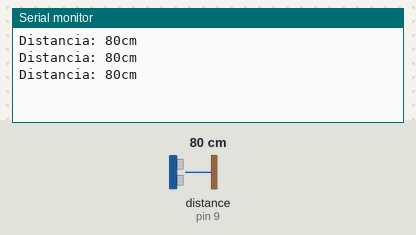
This sketch was run on a simulated Arduino Uno, built with avr-gcc and run on an emulated ATmega328P. On the bench: the last lines printed to the serial monitor. Inputs (shaded band) come from the test bench; at power-on: distance to the obstacle (sensor on pin 9) 80 cm. The echo pulse lasts 58.3 µs per cm.

Above: at 1.3 s.
1.4 s: distance to the obstacle (sensor on pin 9) set to 2 cm
At 1.9 s:
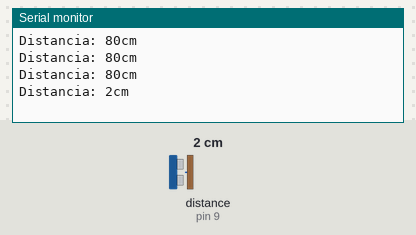
2.9 s: distance to the obstacle (sensor on pin 9) set to 4 cm
At 3.4 s:
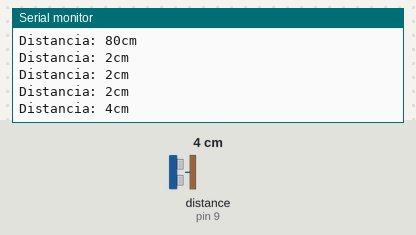
Timing chart, 0 to 5.9 s (numbered marks = the images above; inputs shaded):
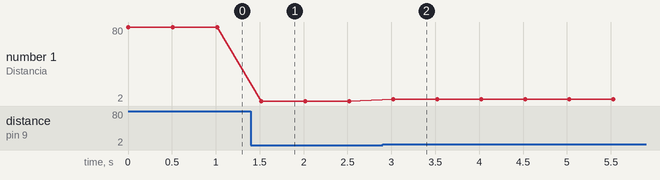

Measured:
- after the input at 1.4 s, the serial monitor: prints a new line after 0.12 s (image 1)
- after the input at 2.9 s, the serial monitor: prints a new line after 0.12 s (image 2)
- plotted number 1: 80 → 2 after the input at 1.4 s, 2 → 4 after the input at 2.9 s

The sketch:

SensorUltrassonico_test.ino
```cpp
// inclusao da biblioteca para o sensor HC-SR04
#include <Ultrasonic.h>


// definicao de constantes e variaveis
#define TRIGGER_PIN 10 // pino do disparador sonico (PWM)
#define ECHO_PIN 9 // pino do receptor de echo (PWM)
long distancia = 0;
Ultrasonic ultrasonicSensor(TRIGGER_PIN, ECHO_PIN); // objeto 'ultrasonicSensor', instancia da classe 'Ultrasonic'


// funcao 'setup' roda uma vez quando a placa e ligada ou resetada
void setup()
{
	Serial.begin(9600); // inicializacao da comunicacao Serial a uma taxa de 9600 bauds
}

// funcao que se repete infinitamente quando a placa e ligada
void loop()
{
	distancia = ultrasonicSensor.Ranging(CM);// ultrasonicSensor.Ranging() retorna a distancia em centímetros (CM) ou polegadas (INC)
	Serial.print("Distancia: ");
	Serial.print(distancia); // imprime o valor da variavel distancia
	Serial.println("cm");
	delay(500);
}
```
